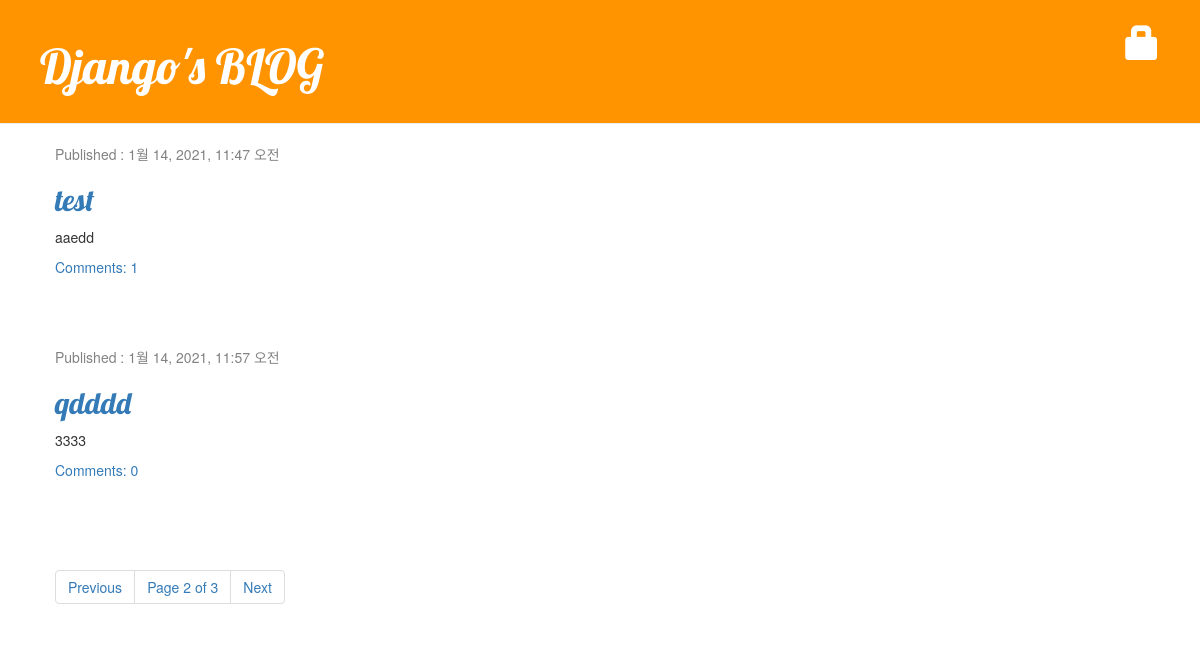
Screenshot of /?page=2 with the database file from the repository.
### blog/models.py (models this page shows, shortened)
class Post(models.Model):
    author = models.ForeignKey('auth.User', on_delete=models.CASCADE)
    title = models.CharField(max_length=200, validators=[min_length_3_validator])
    text = models.TextField()
    created_date = models.DateTimeField(default=timezone.now)
    published_date = models.DateTimeField(blank=True, null=True)
    def approved_comments(self):
        return self.comments.filter(approved_comment=True)

### blog/views.py (the view)
# urls.py: path('', views.post_list, name='post_list'),
def post_list(request):
    post_list = Post.objects.filter(published_date__lte=timezone.now()).order_by('published_date')
    paginator = Paginator(post_list, 2)
    page_no = request.GET.get('page')
    try:
        posts = paginator.page(page_no)
    except PageNotAnInteger:
        posts = paginator.page(1)
    except EmptyPage:
        posts = paginator.page(paginator.num_pages)
    return render(request, 'blog/post_list.html', {'posts': posts})

### blog/templates/blog/post_list.html
{% extends 'blog/base.html' %}
{% block content %}
    {% for post in posts %}
        <div class="post">
            <div class="date">
                <p>Published : {{post.published_date}}</p>
            </div>
            <h2><a href="{% url 'post_detail' pk=post.pk %}">{{post.title}}</a></h2>
            <p>{{post.text|linebreaksbr}}</p>
            <a href="{% url 'post_detail' pk=post.pk %}">Comments: {{post.approved_comments.count}}</a>
        </div>
    {% endfor %}
    {% include 'blog/post_pagination.html' with page=posts %}
{% endblock %}

### blog/static/css/blog.css (style rules this page uses)
h1, h2, h3, h4 { font-family: 'Lobster', cursive; }
.date { color: #828282; }
.post { margin-bottom: 70px; }

### rows the page displays
Post: published_date "1월 14, 2021, 11:47 오전", title "test", text "aaedd", approved_comments.count "1"
Post: published_date "1월 14, 2021, 11:57 오전", title "qdddd", text "3333", approved_comments.count "0"

### other values shown
{{ page.number }} "2"
{{ page.paginator.num_pages }} "3"
